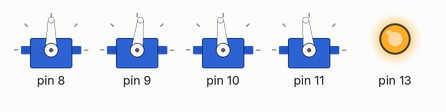
Bench run of a sketch on a simulated Arduino Uno, built with avr-gcc and run on an emulated ATmega328P. Parts: 4 × servo, output pins drawn as LEDs (lit = HIGH).

Above: at 1.34 s.
At 5.28 s:
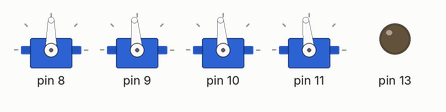
At 8.61 s:
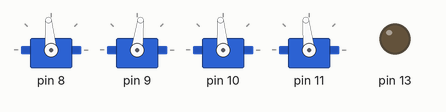
At 15.31 s:
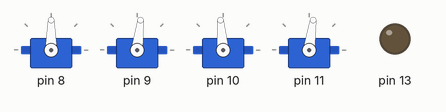
At 21.77 s:
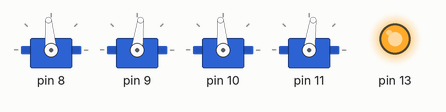
At 38.92 s:
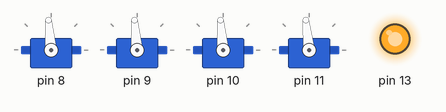
Timing chart, 0 to 40.0 s (numbered marks = the images above):
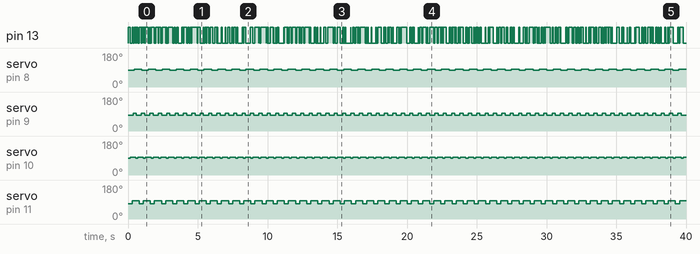

The sketch:

nowclock.ino
```cpp
#include <Servo.h>

struct clock
{
	int m_speed;
	int m_travelTime;
	int m_frequency;
	int m_stopSpeed;

	int m_nextOpTime;
	int m_nextSpeed;

	void init(int speed, int travelTime, int frequency)
	{
		m_speed = speed;
		m_travelTime = travelTime;
		m_frequency = frequency;

		m_stopSpeed = 95;

		m_nextOpTime = 0;
		m_nextSpeed = speed;
	}
};


clock clocks[4];
Servo servos[sizeof(clocks) / sizeof(clocks[0])];

void setup()
{
	Serial.begin(9600);
	servos[0].attach(8);
	servos[1].attach(9);
	servos[2].attach(10);
	servos[3].attach(11);

	//Clock A - on pin 8
	clocks[0].init(90, 440, 1000);

	//Clock B - on pin 9
	clocks[1].init(83, 365, 600);

	//Clock C - on pin 10
	clocks[2].init(88, 145, 550);

	//Clock D - on pin 11
	clocks[3].init(82, 290, 800);

	//This servo is different for some reason:
	clocks[3].m_stopSpeed = 96;

	//Debug
	pinMode(13, OUTPUT);
}

void loop()
{
	//while(true){ interactiveLoop(); }

	while(true)
	{
		int nextToChange = 0;
		for(int c = 0; c < sizeof(clocks) / sizeof(clocks[0]); c++)
		{
			if(clocks[c].m_nextOpTime < clocks[nextToChange].m_nextOpTime)
			{
				nextToChange = c;
			}
		}

		int ttlNextOp = clocks[nextToChange].m_nextOpTime;
		for(int c = 0; c < sizeof(clocks) / sizeof(clocks[0]); c++)
		{
			clocks[c].m_nextOpTime -= ttlNextOp;
		}
		delay(ttlNextOp);
		static int lastMode = 0;
		digitalWrite(13, lastMode);
		lastMode = !lastMode;

		servos[nextToChange].write(clocks[nextToChange].m_nextSpeed);
		if(clocks[nextToChange].m_nextSpeed == clocks[nextToChange].m_stopSpeed)
		{
			clocks[nextToChange].m_nextSpeed = clocks[nextToChange].m_speed;
			clocks[nextToChange].m_nextOpTime = clocks[nextToChange].m_frequency - clocks[nextToChange].m_travelTime;
		}
		else
		{
			clocks[nextToChange].m_nextSpeed = clocks[nextToChange].m_stopSpeed;
			clocks[nextToChange].m_nextOpTime = clocks[nextToChange].m_travelTime;
		}
	}
}

void interactiveLoop()
{
	int speed = Serial.parseInt();

	while(!speed)
	{
		speed = Serial.parseInt();
	}


	int time = Serial.parseInt();
	while(!time)
	{
		time = Serial.parseInt();
	}


	int servoId = 3;
	int off = clocks[3].m_stopSpeed;

	if(speed && time)
	{
		Serial.write("Gotcha\n");
		servos[servoId].write(speed);
		delay(time);
		servos[servoId].write(off);
	}
}
```

Measured:
- by itself, servo on pin 8: alternates 95° for 0.56 s and 90° for 0.44 s
- by itself, servo on pin 9: alternates 95° for 0.24 s and 83° for 0.37 s
- by itself, servo on pin 10: alternates 95° for 0.41 s and 88° for 0.15 s
- by itself, servo on pin 11: alternates 96° for 0.51 s and 82° for 0.29 s
